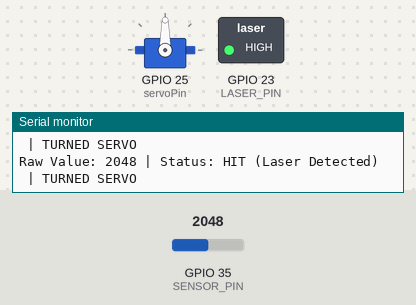
A sketch run on a simulated ESP32. Shown: servo, switched loads named in the sketch (green lamp = pin HIGH), the last lines printed to the serial monitor. Inputs (shaded band) come from the test bench; at power-on: GPIO 35 (SENSOR_PIN) = 2048.

Above: at 1.2 s.
1.3 s: GPIO 35 (SENSOR_PIN) set to 1958
At 2.5 s:
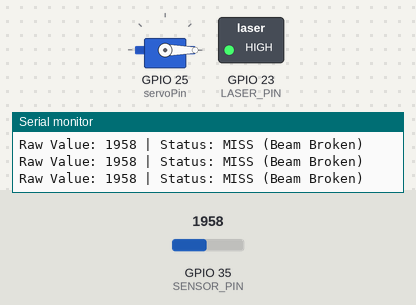
2.9 s: GPIO 35 (SENSOR_PIN) set to 2040
At 3.9 s:
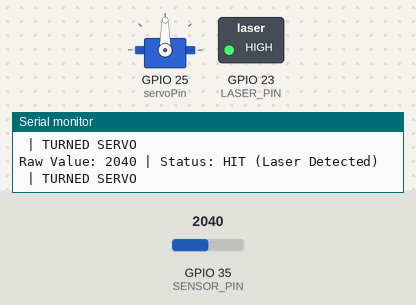
4.5 s: GPIO 35 (SENSOR_PIN) set to 1960
At 5.2 s:
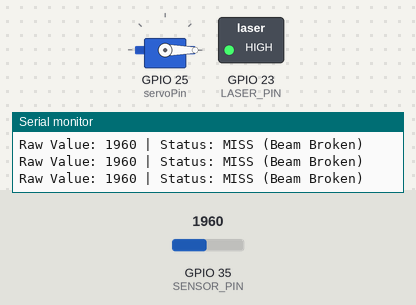
Timing chart, 0 to 7.5 s (numbered marks = the images above; inputs shaded):
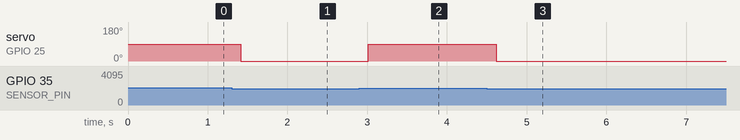

The sketch:

laser.ino
```cpp
#include <driver/i2s.h>
#include <ESP32Servo.h>

const int LASER_PIN = 23;    // Laser Transmitter
const int SENSOR_PIN = 35;   // Photoresistor (must be an Analog pin like 32, 33, 34, 35)
const int servoPin = 25;

Servo myServo;

// CHANGE THIS NUMBER based on your calibration readings!
int THRESHOLD = 2000;

void setup() {
    Serial.begin(115200);
    myServo.attach(servoPin, 500, 2400);
    Serial.println("Initialized Servo");
    myServo.write(0);

    pinMode(LASER_PIN, OUTPUT);
    // GPIO 34 is input-only by hardware design, but defining it is good practice
    pinMode(SENSOR_PIN, INPUT);

    Serial.println("System Initialized.");

    Serial.println("Turn on Laser and check Serial Monitor values.");
}

void loop() {
    // 1. Keep Laser ON
    digitalWrite(LASER_PIN, HIGH);

    // 2. Read the Light Level (0 to 4095)
    int lightValue = analogRead(SENSOR_PIN);

    // 3. Print the raw value so you can calibrate
    Serial.print("Raw Value: ");
    Serial.print(lightValue);

    // 4. Check if Laser is hitting the sensor
    if (lightValue > THRESHOLD) {
        Serial.println(" | Status: HIT (Laser Detected)");
        myServo.write(90);
        Serial.println(" | TURNED SERVO");
    } else {
        Serial.println(" | Status: MISS (Beam Broken)");
        myServo.write(0);
    }

    delay(200); // Small delay to make the text readable
}
```

Measured:
- the behaviour switches between 2001 and 2000 on GPIO 35 (SENSOR_PIN) (found by bisection; images 0 and 1)
- after the input at 1.3 s, servo on GPIO 25 (servoPin): 90° → 0° after 0.11 s
- after the input at 2.9 s, servo on GPIO 25 (servoPin): 0° → 90° after 0.11 s
- after the input at 4.5 s, servo on GPIO 25 (servoPin): 90° → 0° after 0.12 s
